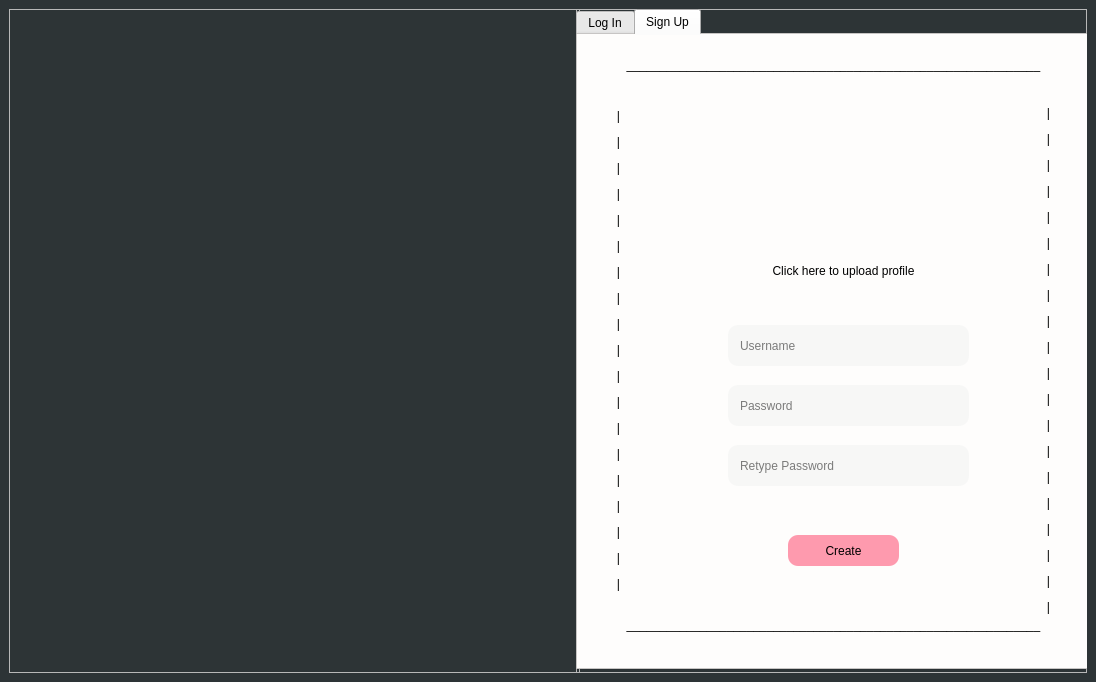
<?xml version="1.0" encoding="UTF-8"?>
<ui version="4.0">
 <class>Login_SignUp</class>
 <widget class="QDialog" name="Login_SignUp">
  <property name="geometry">
   <rect>
    <x>0</x>
    <y>0</y>
    <width>1096</width>
    <height>682</height>
   </rect>
  </property>
  <property name="minimumSize">
   <size>
    <width>1096</width>
    <height>682</height>
   </size>
  </property>
  <property name="maximumSize">
   <size>
    <width>1096</width>
    <height>682</height>
   </size>
  </property>
  <property name="windowTitle">
   <string>Login_SignUp</string>
  </property>
  <property name="styleSheet">
   <string notr="true">QDialog{
background-color: #2d3436;
}
QMessageBox{
background-color:white;
}</string>
  </property>
  <widget class="QFrame" name="frame">
   <property name="geometry">
    <rect>
     <x>9</x>
     <y>9</y>
     <width>571</width>
     <height>664</height>
    </rect>
   </property>
   <property name="styleSheet">
    <string notr="true">QFrame{
border-image: url(:/Final_Logo.png);
}</string>
   </property>
   <property name="frameShape">
    <enum>QFrame::StyledPanel</enum>
   </property>
   <property name="frameShadow">
    <enum>QFrame::Raised</enum>
   </property>
  </widget>
  <widget class="QFrame" name="frame_2">
   <property name="geometry">
    <rect>
     <x>576</x>
     <y>9</y>
     <width>511</width>
     <height>664</height>
    </rect>
   </property>
   <property name="frameShape">
    <enum>QFrame::StyledPanel</enum>
   </property>
   <property name="frameShadow">
    <enum>QFrame::Raised</enum>
   </property>
   <widget class="QTabWidget" name="tabWidget">
    <property name="geometry">
     <rect>
      <x>0</x>
      <y>0</y>
      <width>531</width>
      <height>661</height>
     </rect>
    </property>
    <property name="styleSheet">
     <string notr="true">QTabWidget{
	background-color: rgba(242,241,239,175);
}</string>
    </property>
    <property name="currentIndex">
     <number>1</number>
    </property>
    <widget class="QWidget" name="tab">
     <attribute name="title">
      <string>Log In</string>
     </attribute>
     <widget class="QLineEdit" name="password">
      <property name="geometry">
       <rect>
        <x>130</x>
        <y>240</y>
        <width>261</width>
        <height>51</height>
       </rect>
      </property>
      <property name="styleSheet">
       <string notr="true">QLineEdit{
padding-left:10px;
border-radius:10px;
background-color:rgba(238,238,236,100);
}</string>
      </property>
      <property name="echoMode">
       <enum>QLineEdit::Password</enum>
      </property>
      <property name="placeholderText">
       <string>Password</string>
      </property>
     </widget>
     <widget class="QLabel" name="label_6">
      <property name="geometry">
       <rect>
        <x>340</x>
        <y>250</y>
        <width>31</width>
        <height>31</height>
       </rect>
      </property>
      <property name="styleSheet">
       <string notr="true">QLabel{
border-radius:10px;
min-height:20px;
min-width:20px;
	border-image: url(:/SAVE_20190202_171340.png);
}</string>
      </property>
      <property name="text">
       <string/>
      </property>
     </widget>
     <widget class="QLineEdit" name="username">
      <property name="geometry">
       <rect>
        <x>130</x>
        <y>170</y>
        <width>261</width>
        <height>41</height>
       </rect>
      </property>
      <property name="styleSheet">
       <string notr="true">QLineEdit{
padding-left:10px;
border-radius:10px;
background-color:rgb(238,238,236,100)
}</string>
      </property>
      <property name="placeholderText">
       <string>Username</string>
      </property>
     </widget>
     <widget class="QPushButton" name="login">
      <property name="geometry">
       <rect>
        <x>190</x>
        <y>330</y>
        <width>111</width>
        <height>31</height>
       </rect>
      </property>
      <property name="styleSheet">
       <string notr="true">QPushButton{
border-radius:10px;
background-color:rgba(255,0,54,100)
}
QPushButton::hover{
color:white;
}</string>
      </property>
      <property name="text">
       <string>Login</string>
      </property>
     </widget>
     <widget class="QLabel" name="label_5">
      <property name="geometry">
       <rect>
        <x>340</x>
        <y>170</y>
        <width>31</width>
        <height>31</height>
       </rect>
      </property>
      <property name="styleSheet">
       <string notr="true">QLabel{
border-radius:10px;
min-height:20px;
min-width:20px;
	border-image: url(:/SAVE_20190202_171639.png);
}</string>
      </property>
      <property name="text">
       <string/>
      </property>
     </widget>
     <widget class="QLabel" name="label">
      <property name="geometry">
       <rect>
        <x>110</x>
        <y>190</y>
        <width>281</width>
        <height>20</height>
       </rect>
      </property>
      <property name="text">
       <string>&lt;html&gt;&lt;head/&gt;&lt;body&gt;&lt;p align=&quot;center&quot;&gt;________________________________&lt;/p&gt;&lt;/body&gt;&lt;/html&gt;</string>
      </property>
     </widget>
     <widget class="QLabel" name="label_2">
      <property name="geometry">
       <rect>
        <x>110</x>
        <y>270</y>
        <width>281</width>
        <height>20</height>
       </rect>
      </property>
      <property name="text">
       <string>&lt;html&gt;&lt;head/&gt;&lt;body&gt;&lt;p align=&quot;center&quot;&gt;________________________________&lt;/p&gt;&lt;/body&gt;&lt;/html&gt;</string>
      </property>
     </widget>
     <widget class="QLabel" name="label_3">
      <property name="geometry">
       <rect>
        <x>60</x>
        <y>20</y>
        <width>381</width>
        <height>41</height>
       </rect>
      </property>
      <property name="text">
       <string>&lt;html&gt;&lt;head/&gt;&lt;body&gt;&lt;p align=&quot;center&quot;&gt;______________________________________________________________&lt;/p&gt;&lt;/body&gt;&lt;/html&gt;</string>
      </property>
     </widget>
     <widget class="QLabel" name="label_9">
      <property name="geometry">
       <rect>
        <x>60</x>
        <y>560</y>
        <width>381</width>
        <height>41</height>
       </rect>
      </property>
      <property name="text">
       <string>&lt;html&gt;&lt;head/&gt;&lt;body&gt;&lt;p align=&quot;center&quot;&gt;______________________________________________________________&lt;/p&gt;&lt;/body&gt;&lt;/html&gt;</string>
      </property>
     </widget>
     <widget class="QLabel" name="label_10">
      <property name="geometry">
       <rect>
        <x>30</x>
        <y>50</y>
        <width>61</width>
        <height>541</height>
       </rect>
      </property>
      <property name="text">
       <string>&lt;html&gt;&lt;head/&gt;&lt;body&gt;&lt;p align=&quot;center&quot;&gt;|&lt;/p&gt;&lt;p align=&quot;center&quot;&gt;|&lt;/p&gt;&lt;p align=&quot;center&quot;&gt;|&lt;/p&gt;&lt;p align=&quot;center&quot;&gt;|&lt;/p&gt;&lt;p align=&quot;center&quot;&gt;|&lt;/p&gt;&lt;p align=&quot;center&quot;&gt;|&lt;/p&gt;&lt;p align=&quot;center&quot;&gt;|&lt;/p&gt;&lt;p align=&quot;center&quot;&gt;|&lt;/p&gt;&lt;p align=&quot;center&quot;&gt;|&lt;/p&gt;&lt;p align=&quot;center&quot;&gt;|&lt;/p&gt;&lt;p align=&quot;center&quot;&gt;|&lt;/p&gt;&lt;p align=&quot;center&quot;&gt;|&lt;/p&gt;&lt;p align=&quot;center&quot;&gt;|&lt;/p&gt;&lt;p align=&quot;center&quot;&gt;|&lt;/p&gt;&lt;p align=&quot;center&quot;&gt;|&lt;/p&gt;&lt;p align=&quot;center&quot;&gt;|&lt;/p&gt;&lt;p align=&quot;center&quot;&gt;|&lt;/p&gt;&lt;p align=&quot;center&quot;&gt;|&lt;/p&gt;&lt;p align=&quot;center&quot;&gt;|&lt;/p&gt;&lt;/body&gt;&lt;/html&gt;</string>
      </property>
     </widget>
     <widget class="QLabel" name="label_11">
      <property name="geometry">
       <rect>
        <x>410</x>
        <y>50</y>
        <width>61</width>
        <height>541</height>
       </rect>
      </property>
      <property name="text">
       <string>&lt;html&gt;&lt;head/&gt;&lt;body&gt;&lt;p align=&quot;center&quot;&gt;|&lt;/p&gt;&lt;p align=&quot;center&quot;&gt;|&lt;/p&gt;&lt;p align=&quot;center&quot;&gt;|&lt;/p&gt;&lt;p align=&quot;center&quot;&gt;|&lt;/p&gt;&lt;p align=&quot;center&quot;&gt;|&lt;/p&gt;&lt;p align=&quot;center&quot;&gt;|&lt;/p&gt;&lt;p align=&quot;center&quot;&gt;|&lt;/p&gt;&lt;p align=&quot;center&quot;&gt;|&lt;/p&gt;&lt;p align=&quot;center&quot;&gt;|&lt;/p&gt;&lt;p align=&quot;center&quot;&gt;|&lt;/p&gt;&lt;p align=&quot;center&quot;&gt;|&lt;/p&gt;&lt;p align=&quot;center&quot;&gt;|&lt;/p&gt;&lt;p align=&quot;center&quot;&gt;|&lt;/p&gt;&lt;p align=&quot;center&quot;&gt;|&lt;/p&gt;&lt;p align=&quot;center&quot;&gt;|&lt;/p&gt;&lt;p align=&quot;center&quot;&gt;|&lt;/p&gt;&lt;p align=&quot;center&quot;&gt;|&lt;/p&gt;&lt;p align=&quot;center&quot;&gt;|&lt;/p&gt;&lt;p align=&quot;center&quot;&gt;|&lt;/p&gt;&lt;/body&gt;&lt;/html&gt;</string>
      </property>
     </widget>
    </widget>
    <widget class="QWidget" name="tab_2">
     <attribute name="title">
      <string>Sign Up</string>
     </attribute>
     <widget class="QLineEdit" name="create_password">
      <property name="geometry">
       <rect>
        <x>150</x>
        <y>350</y>
        <width>241</width>
        <height>41</height>
       </rect>
      </property>
      <property name="styleSheet">
       <string notr="true">QLineEdit{
padding-left:10px;
border-radius:10px;
background-color:rgba(238,238,236,100);
}</string>
      </property>
      <property name="echoMode">
       <enum>QLineEdit::Password</enum>
      </property>
      <property name="placeholderText">
       <string>Password</string>
      </property>
     </widget>
     <widget class="QPushButton" name="create">
      <property name="geometry">
       <rect>
        <x>210</x>
        <y>500</y>
        <width>111</width>
        <height>31</height>
       </rect>
      </property>
      <property name="styleSheet">
       <string notr="true">QPushButton{
border-radius:10px;
background-color:rgba(255,0,54,100)
}
QPushButton::hover{
color:white;
}</string>
      </property>
      <property name="text">
       <string>Create</string>
      </property>
     </widget>
     <widget class="QLineEdit" name="create_username">
      <property name="geometry">
       <rect>
        <x>150</x>
        <y>290</y>
        <width>241</width>
        <height>41</height>
       </rect>
      </property>
      <property name="styleSheet">
       <string notr="true">QLineEdit{
padding-left:10px;
border-radius:10px;
background-color:rgba(238,238,236,100);
}</string>
      </property>
      <property name="placeholderText">
       <string>Username</string>
      </property>
     </widget>
     <widget class="QLineEdit" name="create_retype_password">
      <property name="geometry">
       <rect>
        <x>150</x>
        <y>410</y>
        <width>241</width>
        <height>41</height>
       </rect>
      </property>
      <property name="styleSheet">
       <string notr="true">QLineEdit{
padding-left:10px;
background-color:rgba(238,238,236,100);
border-radius:10px;
}</string>
      </property>
      <property name="echoMode">
       <enum>QLineEdit::Password</enum>
      </property>
      <property name="placeholderText">
       <string>Retype Password</string>
      </property>
     </widget>
     <widget class="QLabel" name="label_7">
      <property name="geometry">
       <rect>
        <x>330</x>
        <y>410</y>
        <width>31</width>
        <height>31</height>
       </rect>
      </property>
      <property name="styleSheet">
       <string notr="true">QLabel{
border-radius:10px;
min-height:20px;
min-width:20px;
	border-image: url(:/SAVE_20190202_171340.png);
}</string>
      </property>
      <property name="text">
       <string/>
      </property>
     </widget>
     <widget class="QLabel" name="label_8">
      <property name="geometry">
       <rect>
        <x>330</x>
        <y>290</y>
        <width>31</width>
        <height>31</height>
       </rect>
      </property>
      <property name="styleSheet">
       <string notr="true">QLabel{
border-radius:10px;
min-height:20px;
min-width:20px;
	border-image: url(:/SAVE_20190202_171639.png);
}</string>
      </property>
      <property name="text">
       <string/>
      </property>
     </widget>
     <widget class="QPushButton" name="upload">
      <property name="geometry">
       <rect>
        <x>160</x>
        <y>220</y>
        <width>211</width>
        <height>31</height>
       </rect>
      </property>
      <property name="styleSheet">
       <string notr="true">QPushButton{
border-radius:10px;
background-color:rgba(238,238,236,0)
}
QPushButton::hover{
color:grey;
}</string>
      </property>
      <property name="text">
       <string>Click here to upload profile</string>
      </property>
     </widget>
     <widget class="QLabel" name="label_12">
      <property name="geometry">
       <rect>
        <x>40</x>
        <y>570</y>
        <width>431</width>
        <height>41</height>
       </rect>
      </property>
      <property name="text">
       <string>&lt;html&gt;&lt;head/&gt;&lt;body&gt;&lt;p align=&quot;center&quot;&gt;______________________________________________________________&lt;/p&gt;&lt;/body&gt;&lt;/html&gt;</string>
      </property>
     </widget>
     <widget class="QLabel" name="label_13">
      <property name="geometry">
       <rect>
        <x>440</x>
        <y>50</y>
        <width>61</width>
        <height>551</height>
       </rect>
      </property>
      <property name="text">
       <string>&lt;html&gt;&lt;head/&gt;&lt;body&gt;&lt;p align=&quot;center&quot;&gt;|&lt;/p&gt;&lt;p align=&quot;center&quot;&gt;|&lt;/p&gt;&lt;p align=&quot;center&quot;&gt;|&lt;/p&gt;&lt;p align=&quot;center&quot;&gt;|&lt;/p&gt;&lt;p align=&quot;center&quot;&gt;|&lt;/p&gt;&lt;p align=&quot;center&quot;&gt;|&lt;/p&gt;&lt;p align=&quot;center&quot;&gt;|&lt;/p&gt;&lt;p align=&quot;center&quot;&gt;|&lt;/p&gt;&lt;p align=&quot;center&quot;&gt;|&lt;/p&gt;&lt;p align=&quot;center&quot;&gt;|&lt;/p&gt;&lt;p align=&quot;center&quot;&gt;|&lt;/p&gt;&lt;p align=&quot;center&quot;&gt;|&lt;/p&gt;&lt;p align=&quot;center&quot;&gt;|&lt;/p&gt;&lt;p align=&quot;center&quot;&gt;|&lt;/p&gt;&lt;p align=&quot;center&quot;&gt;|&lt;/p&gt;&lt;p align=&quot;center&quot;&gt;|&lt;/p&gt;&lt;p align=&quot;center&quot;&gt;|&lt;/p&gt;&lt;p align=&quot;center&quot;&gt;|&lt;/p&gt;&lt;p align=&quot;center&quot;&gt;|&lt;/p&gt;&lt;p align=&quot;center&quot;&gt;|&lt;/p&gt;&lt;/body&gt;&lt;/html&gt;</string>
      </property>
     </widget>
     <widget class="QLabel" name="label_14">
      <property name="geometry">
       <rect>
        <x>10</x>
        <y>40</y>
        <width>61</width>
        <height>551</height>
       </rect>
      </property>
      <property name="text">
       <string>&lt;html&gt;&lt;head/&gt;&lt;body&gt;&lt;p align=&quot;center&quot;&gt;|&lt;/p&gt;&lt;p align=&quot;center&quot;&gt;|&lt;/p&gt;&lt;p align=&quot;center&quot;&gt;|&lt;/p&gt;&lt;p align=&quot;center&quot;&gt;|&lt;/p&gt;&lt;p align=&quot;center&quot;&gt;|&lt;/p&gt;&lt;p align=&quot;center&quot;&gt;|&lt;/p&gt;&lt;p align=&quot;center&quot;&gt;|&lt;/p&gt;&lt;p align=&quot;center&quot;&gt;|&lt;/p&gt;&lt;p align=&quot;center&quot;&gt;|&lt;/p&gt;&lt;p align=&quot;center&quot;&gt;|&lt;/p&gt;&lt;p align=&quot;center&quot;&gt;|&lt;/p&gt;&lt;p align=&quot;center&quot;&gt;|&lt;/p&gt;&lt;p align=&quot;center&quot;&gt;|&lt;/p&gt;&lt;p align=&quot;center&quot;&gt;|&lt;/p&gt;&lt;p align=&quot;center&quot;&gt;|&lt;/p&gt;&lt;p align=&quot;center&quot;&gt;|&lt;/p&gt;&lt;p align=&quot;center&quot;&gt;|&lt;/p&gt;&lt;p align=&quot;center&quot;&gt;|&lt;/p&gt;&lt;p align=&quot;center&quot;&gt;|&lt;/p&gt;&lt;/body&gt;&lt;/html&gt;</string>
      </property>
     </widget>
     <widget class="QLabel" name="label_15">
      <property name="geometry">
       <rect>
        <x>40</x>
        <y>10</y>
        <width>431</width>
        <height>41</height>
       </rect>
      </property>
      <property name="text">
       <string>&lt;html&gt;&lt;head/&gt;&lt;body&gt;&lt;p align=&quot;center&quot;&gt;______________________________________________________________&lt;/p&gt;&lt;/body&gt;&lt;/html&gt;</string>
      </property>
     </widget>
     <widget class="QLabel" name="label_16">
      <property name="geometry">
       <rect>
        <x>330</x>
        <y>350</y>
        <width>31</width>
        <height>31</height>
       </rect>
      </property>
      <property name="styleSheet">
       <string notr="true">QLabel{
border-radius:10px;
min-height:20px;
min-width:20px;
	border-image: url(:/SAVE_20190202_171340.png);
}</string>
      </property>
      <property name="text">
       <string/>
      </property>
     </widget>
     <widget class="QPushButton" name="upload_2">
      <property name="geometry">
       <rect>
        <x>180</x>
        <y>50</y>
        <width>161</width>
        <height>161</height>
       </rect>
      </property>
      <property name="styleSheet">
       <string notr="true">QPushButton{
border-radius:10px;
min-height:20px;
min-width:20px;
border-image: url(:/SAVE_20190202_171639.png);
}
QPushButton::hover{
color:grey;
}</string>
      </property>
      <property name="text">
       <string/>
      </property>
     </widget>
    </widget>
   </widget>
  </widget>
 </widget>
 <layoutdefault spacing="6" margin="11"/>
 <resources/>
 <connections/>
</ui>
